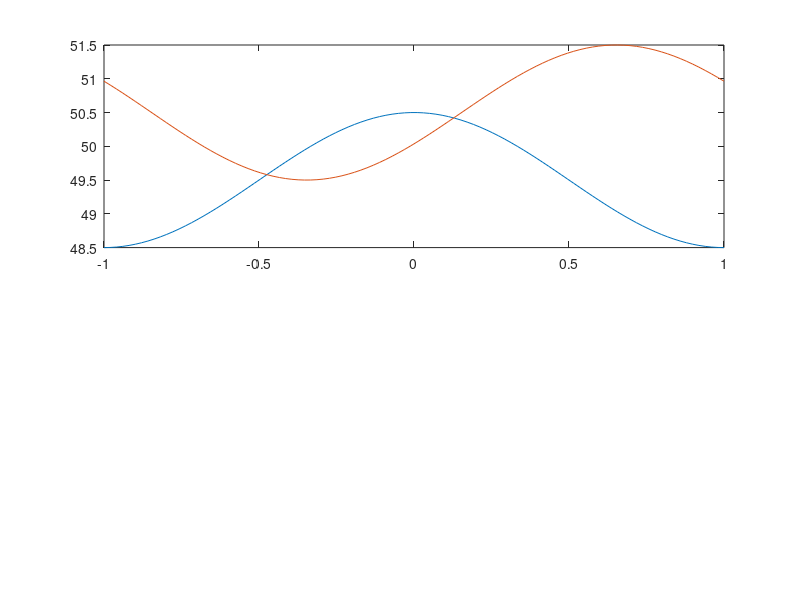

The MATLAB source for this figure: (Note: this script raises an error after producing the figure.)
%% fn_attn_coeff_collisions.m
%% Author: Timothy Williams
%% Date: 20140910, 15:40:45 CEST

function [alp,out2] = fn_attn_coeff_collisions(...
   coll_inputs,wave_pram,ice_pram,RAOsurge,conc,sep,f_coll)
%% CALL: alp = attn_collisions(wave_pram,ice_pram,RAOsurge,conc,sep)
%% NB attenuation dependent on wave amplitude;
%% wave_pram = [om,A,k,cg]: radial freq, amplitude, wave number, group vel
%% ice_pram  = [D,h,rhoi]:  ice floe diameter, thickness and density
%% RAOsurge: surge response for 1m amplitude wave
%% conc: ice concentration
%% sep: ice floe separation (distance between centres)
%% NB sep>D.
%% TODO: calc sep from conc & D if it's not specified

do_test  = 0;
g        = 9.81;
rhow     = 1025;

if nargin==0
   do_test  = 1;
   %%
   om          = 2*pi/14;
   k           = om^2/g;
   cp          = om/k;
   cg          = g/2/om;
   wave_pram   = [om,k,cg];
   %%
   D           = 99;
   sep         = 100;
   conc        = (pi*D^2/4)/(sep^2);
   h           = 1;
   rhoi        = 922.5;
   ice_pram    = [D,h,rhoi];
   %%
   A           = 1;
   rest_coeff  = .9;
   coll_inputs = [A,rest_coeff];
   %%
   RAOsurge = 1;
end


A           = coll_inputs(:,1);%%wave amplitude
rest_coeff  = coll_inputs(:,2);%%restitution coefficient
alp         = 0*A;%%Attenuation coefficient if no collision;
Ncoll       = length(A);
%%
omt1  = NaN+0*A;
omt2  = NaN+0*A;
V1    = NaN+0*A;
V2    = NaN+0*A;
%%
om = wave_pram(1);%%wave radial frequency
k  = wave_pram(2);%%wave number
cg = wave_pram(3);%%group velocity

f  = om/2/pi;%%wave frequency
if ~exist('f_coll','var')
   f_coll   = 2*f;%%collision freq = 2x wave frequency
end

D           = ice_pram(1);%%floe diameter
h           = ice_pram(2);%%ice thickness
rhoi        = ice_pram(3);%%ice density

A_floe      = pi*D^2/4;
rho_floes   = conc/A_floe;%%floes per unit area - only needed for testing, cancels out

if ~exist('conc','var')
   conc  = 1;
end
if ~exist('sep','var')
   %% WORK OUT sep from conc & D
   %% TODO: implement this
end
if sep<=D
   disp(['sep = ',num2str(sep),'m; D = ',num2str(D),'m']);
   error('separation of floe centres ("sep") should be larger than the diameter ("D")',...
         'sep-check')
end

X     = RAOsurge*A;%%absolute surge
ks    = k*sep;
Csq   = 2*(1-cos(ks));
C     = sqrt(Csq);

if C==0
   disp('No collision - floes moving exactly in phase');
   out2  = struct('name',{'omt1';'omt2';'V1';'V2'},...
                  'value',{omt1;omt2;V1;V2});
   return;
end

cosZ              = (sep-D)./(X*C);%%Z=om*t+phi
jok               = 1:Ncoll;
jsm               = find(abs(cosZ)>1);
jok(jsm)          = [];
cosZ(jsm)         = [];
rest_coeff(jsm)   = [];
X(jsm)            = [];
if isempty(jok)
   disp('No collision - surge amplitudes too small to produce a collision');
   out2  = struct('name',{'omt1';'omt2';'V1';'V2'},...
                  'value',{omt1;omt2;V1;V2});
   return;
end

%%angle phi - 2 possibilities
tan_phi  = 2*sin(ks)/Csq;
phi      = atan(tan_phi);
%phi2     = phi+pi;%%this gives the same dE
zet1  = acos(cosZ);

bet      = (rhoi*h*om^2)/(2*rhow*g)*RAOsurge^2*(1-rest_coeff.^2);%%nondimensional
%F_av  = .5*(fn_Fcoll(2*ks,2*zet1-2*phi)+fn_Fcoll(2*ks,-2*zet1-2*phi));
F_av     = fn_Fcoll(2*ks,2*zet1-2*phi);
alp(jok) = (conc*f_coll*bet.*F_av)/cg;%%attenuation per meter

%%extra outputs:
%% times and speeds of collisions
%% - for use in drag model
omt1(jok)   = zet1-phi;
omt2(jok)   = -zet1-phi;
V1(jok)     = -om*X.*sin(omt1(jok));
V2(jok)     = -om*X.*sin(omt2(jok));
out2        = struct('name',{'omt1';'omt2';'V1';'V2'},...
                     'value',{omt1;omt2;V1;V2});
if 0
   A,omt1,V1,omt2,V2
   pause
end

if do_test
   np2   = 100;
   omt   = linspace(-pi,pi,np2).';
   x1    = D/2+X(1)*cos(omt);
   x2    = sep-D/2+cos(ks-omt);
   V1    = -om*X(1)*sin(omt);
   V2    = -om*X(1)*sin(ks-omt);
   %%
   omt1  = zet1(1)-phi;
   x1_1  = D/2+X(1)*cos(omt1);
   x2_1  = sep-D/2+cos(ks-omt1);
   V1_1  = -om*X(1)*sin(omt1);
   V2_1  = -om*X(1)*sin(ks-omt1);
   [omt1/pi,V1_1^2+V2_1^2]
   %%
   omt2  = -zet1(1)-phi;
   x1_2  = D/2+X(1)*cos(omt2);
   x2_2  = sep-D/2+cos(ks-omt2);
   V1_2  = -om*X(1)*sin(omt2);
   V2_2  = -om*X(1)*sin(ks-omt2);
   [omt2/pi,V1_2^2+V2_2^2]
   %%
   subplot(2,1,1);
   plot(omt/pi,[x1,x2]);
   GEN_proc_fig('\omega{t}/\pi','x, m')
   hold on;
   plot(omt1/pi,[x1_1,x2_1],'^');
   plot(omt2/pi,[x1_2,x2_2],'o');
   hold off;
   %%
   subplot(2,1,2);
   plot(omt/pi,[V1,V2]);
   GEN_proc_fig('\omega{t}/\pi','V, ms^{-1}')
   hold on;
   plot(omt1/pi,[V1_1,V2_1],'^');
   plot(omt2/pi,[V1_2,V2_2],'o');
   hold off;

   %%test at omt1:
   rc    = rest_coeff(1);
   Vsq   = V1_1^2+V2_1^2;
   Usq   = rc^2*Vsq;
   m     = rhoi*h*A_floe;
   dE1   = .5*m*(Vsq-Usq);

   V  = om*RAOsurge*A(1);%X,RAOsurge*A
   E  = rhow*g*A(1)^2/2;
   %[Vsq,V^2*(sin(omt1)^2+sin(k*sep-omt1)^2),...
   % V^2/2*(2-cos(2*omt1)-cos(2*(k*sep-omt1))),V^2/2*F_av]

   %dE1
   %.5*A_floe*[rhoi*h*(1-rc^2)*Vsq,rhoi*h*(1-rc^2)*V^2/2*F_av,...
   %                            (rhoi*h*om^2)/(rhow*g)*(1-rc^2)*RAOsurge^2*F_av*E ]

   %%test at omt2:
   Vsq   = V1_2^2+V2_2^2;
   Usq   = rc^2*Vsq;
   dE2   = .5*m*(Vsq-Usq);
   %%
   if 0
      dE          = [dE1,dE2]
      dE_theory   = bet*A_floe*E*F_av

      %%
      Phi   = f_coll*rho_floes*[dE1,dE2];
      %f_coll*conc*bet*E*F_av,alp*cg*E
      (Phi/E/cg),alp
   end

   if 0
      F1 = 2-cos(2*omt1)-cos(2*omt1-2*ks);
      F2 = 2-cos(2*omt2)-cos(2*omt2-2*ks);
      [F1,F2,F_av]
      %%
      sin(2*zet1(1))*(sin(2*phi)+sin(2*(phi+ks)))
      sin(2*zet1(1)),sin(2*phi)+sin(2*(phi+ks))
      4*tan(phi)*cos(ks)+2*sin(ks)*(1-tan(phi)^2)
      %%
      s  = sin(ks);
      c  = cos(ks);
      4*s*c*(1-c)+2*s*(1-c)^2-2*s*s^2
   end
end


%%%%%%%%%%%%%%%%%%%%%%%%%%%%%%%%%%%%%%%%%%%%%%%%%
function F=fn_Fcoll(xi,zet)

%F  = (3-cos(xi))*(1-cos(zet))+...
%     (1-cos(xi))*(1+cos(zet))+...
%     -2*sin(xi)*sin(zet);
F  = 2-cos(zet)-cos(zet-xi);
